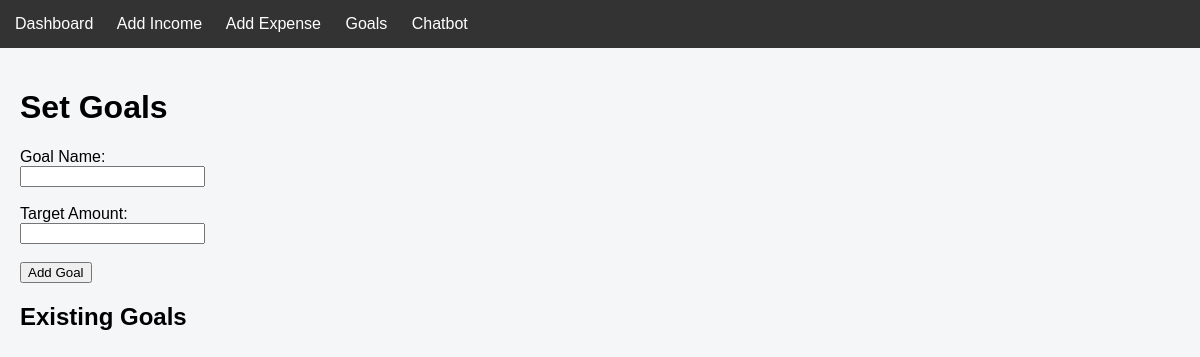
The app's page /goals, older data.
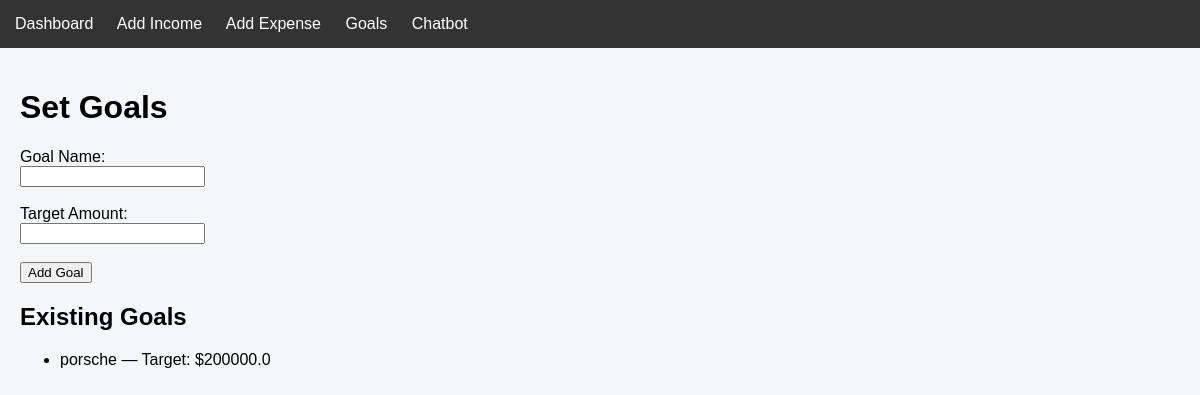
The same page, newer data.
### models.py (models this page shows)
class Goal(db.Model):
    id = db.Column(db.Integer, primary_key=True)
    name = db.Column(db.String(100), nullable=False)
    target_amount = db.Column(db.Float, nullable=False)

### app.py (the view, shortened to what this page needs)
@app.route('/goals', methods=['GET', 'POST'])
def goals():
    goals = Goal.query.all()
    return render_template('goals.html', goals=goals)

### templates/goals.html
{% extends 'base.html' %}
{% block content %}
<h1>Set Goals</h1>
<form method="POST">
    <label>Goal Name:</label><br>
    <input type="text" name="name" required><br><br>
    <label>Target Amount:</label><br>
    <input type="number" step="0.01" name="target_amount" required><br><br>
    <button type="submit">Add Goal</button>
</form>
<h2>Existing Goals</h2>
<ul>
    {% for goal in goals %}
        <li>{{ goal.name }} — Target: ${{ goal.target_amount }}</li>
    {% endfor %}
</ul>
{% endblock %}

### templates/base.html (shortened to what this page needs)
<!DOCTYPE html>
<html lang="en">
<head>
    <link rel="stylesheet" href="{{ url_for('static', filename='receipts/style.css') }}">
</head>
<body>
    <nav>
        <a href="{{ url_for('home') }}">Dashboard</a>
        <a href="{{ url_for('add_income') }}">Add Income</a>
        <a href="{{ url_for('add_expense') }}">Add Expense</a>
        <a href="{{ url_for('goals') }}">Goals</a>
        <a href="{{ url_for('chat') }}">Chatbot</a>
    </nav>
    <main>
        {% block content %}{% endblock %}
    </main>
</body>
</html>

### static/style.css (style rules this page uses)
body { font-family: Arial, sans-serif; background-color: #f4f6f8; margin: 0; padding: 0; }
nav { background-color: #333; padding: 15px; }
nav a { color: white; margin-right: 20px; text-decoration: none; }
main { padding: 20px; }

Row changes from the older to the newer data that the page shows:
added Goal: name "porsche", target_amount "200000.0"
